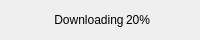
<?xml version="1.0" encoding="UTF-8"?>
<ui version="4.0">
 <class>Status</class>
 <widget class="QWidget" name="Status">
  <property name="geometry">
   <rect>
    <x>0</x>
    <y>0</y>
    <width>200</width>
    <height>40</height>
   </rect>
  </property>
  <property name="minimumSize">
   <size>
    <width>200</width>
    <height>40</height>
   </size>
  </property>
  <property name="maximumSize">
   <size>
    <width>200</width>
    <height>40</height>
   </size>
  </property>
  <property name="windowTitle">
   <string>Form</string>
  </property>
  <layout class="QGridLayout" name="gridLayout_2">
   <property name="leftMargin">
    <number>0</number>
   </property>
   <property name="topMargin">
    <number>0</number>
   </property>
   <property name="rightMargin">
    <number>0</number>
   </property>
   <property name="bottomMargin">
    <number>0</number>
   </property>
   <property name="spacing">
    <number>0</number>
   </property>
   <item row="0" column="0">
    <layout class="QGridLayout" name="gridLayout">
     <property name="spacing">
      <number>0</number>
     </property>
     <item row="0" column="1">
      <widget class="QLabel" name="status">
       <property name="text">
        <string> Downloading</string>
       </property>
      </widget>
     </item>
     <item row="0" column="3">
      <widget class="QLabel" name="value">
       <property name="text">
        <string>20%</string>
       </property>
      </widget>
     </item>
     <item row="0" column="4">
      <spacer name="horizontalSpacer_2">
       <property name="orientation">
        <enum>Qt::Horizontal</enum>
       </property>
       <property name="sizeHint" stdset="0">
        <size>
         <width>40</width>
         <height>20</height>
        </size>
       </property>
      </spacer>
     </item>
     <item row="0" column="0">
      <spacer name="horizontalSpacer">
       <property name="orientation">
        <enum>Qt::Horizontal</enum>
       </property>
       <property name="sizeHint" stdset="0">
        <size>
         <width>40</width>
         <height>20</height>
        </size>
       </property>
      </spacer>
     </item>
     <item row="0" column="2">
      <spacer name="horizontalSpacer_3">
       <property name="orientation">
        <enum>Qt::Horizontal</enum>
       </property>
       <property name="sizeType">
        <enum>QSizePolicy::Fixed</enum>
       </property>
       <property name="sizeHint" stdset="0">
        <size>
         <width>2</width>
         <height>20</height>
        </size>
       </property>
      </spacer>
     </item>
    </layout>
   </item>
  </layout>
 </widget>
 <resources/>
 <connections/>
</ui>
